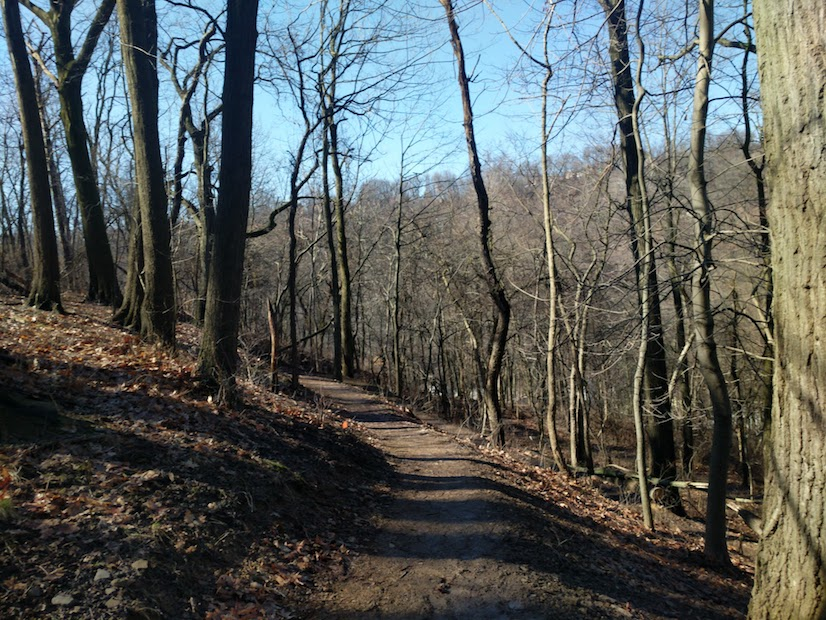
#> input picture ims/trail.jpg, 826 x 620 px
$ jupyter execute --allow-errors Untitled.ipynb   (shell and % lines are left out)   (older library calls are emulated)
#> lines starting #> are read from the running program, lines starting #| are printed output that depends on the picture
[cell 1]
import pywt
import matplotlib.pyplot as plt
import numpy as np


import utils.getstim as getstim

#jupyter notebook settings
# %config InlineBackend.print_figure_kwargs = {'dpi' : 200} #plotting pretty

[cell 2]
w = pywt.Wavelet('db2')

[cell 3]
pywt.scale2frequency(w,1)

#> (a cell that did not finish here is left out)

[cell 5]
pywt.central_frequency(w)

[cell 6]
(phi, psi, x) = w.wavefun(level=1)

[cell 7]
plt.plot(phi)

[cell 8]
fft_psi = np.fft.fftshift(np.fft.fft(psi-np.mean(psi)))
plt.plot(fft_psi)
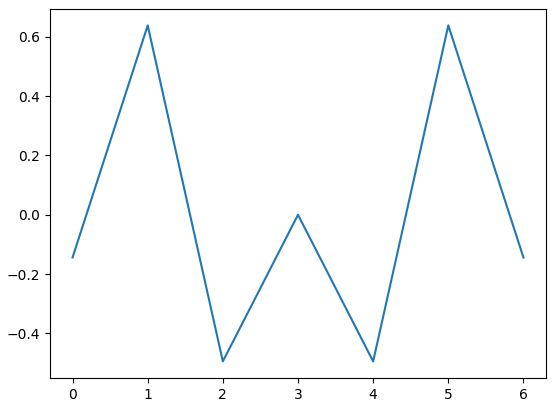
#> figure drawn by matplotlib, 1 panel

[cell 9]
for i in range(10):
    if i!=0:
        (phi, psi, x) = w.wavefun(level=i)
        plt.plot(psi)
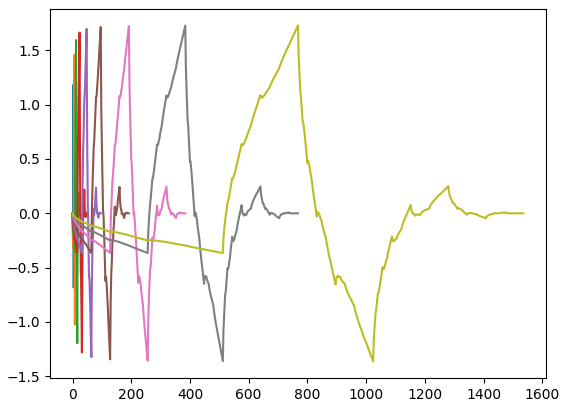
#> figure drawn by matplotlib, 1 panel; curve peaks at x = 6, y = 1.46; curve peaks at x = 12, y = 1.59

[cell 10]
# Copyright (c) 2006-2012 Filip Wasilewski <http://en.ig.ma/>
# Copyright (c) 2012-2016 The PyWavelets Developers
#                         <https://github.com/PyWavelets/pywt>
# See COPYING for license details.

"""
Wavelet Image Blender.
Blend image A with texture extracted from image B by selecting
detail coefficients:
    -----------------     -----------------
    |               |     |               |
    |               |     |               |
    |               |     |               |
    |       A       |     |       B       |
    |               |     |               |
    |               |     |               |
    |               |     |               |
    -----------------     -----------------
            |                     |
     2D DWT |              2D DWT |
            V                     V
    -----------------             ---------          -----------------
    |       |       |             |       |          |               |
    | A(LL) | H(LH) |             | H(LH) |          |               |
    |       |       |             |       |   IDWT   |               |
    -----------------  +  -----------------  ----->  |       C       |
    |       |       |     |       |       |          |               |
    | V(HL) | D(HH) |     | V(HL) | D(HH) |          |               |
    |       |       |     |       |       |          |               |
    -----------------     -----------------          -----------------
                            (details only)
"""

import optparse
import os
import sys
if os.name == 'nt':
    from time import clock  # noqa
else:
    from time import time as clock  # noqa

from PIL import Image  # PIL
import numpy  # http://www.scipy.org

import pywt


# [15 lines left out: functions image2array, array2image, not called in this run]


def load_image(path, mode=None, size=None):
    """Load image"""
#> called with path = './ims/trail.jpg'
    im = Image.open(path)
#> im is the input picture: PIL image 826x620 RGB; mean R, G, B 88.2, 92.9, 90.3

    if im.mode not in ('L', 'P', 'RGB', 'CMYK'):
        raise TypeError("Image mode must be 'L', 'P', 'RGB' or 'CMYK'")

    if mode is not None:
        if mode == 'P':
            raise ValueError("Mode must be 'L', 'RGB' or 'CMYK'")
        im = im.convert(mode)
    elif im.mode == 'P':
        im = im.convert('RGB')

    if size is not None and im.size != size:
        im = im.resize(size, Image.ANTIALIAS)
    return im


# [46 lines left out: function blend_images, not called in this run]


# [50 lines of commented-out code are left out]

[cell 11]
trail = load_image('./ims/trail.jpg')
trail_gray = trail.convert('L')
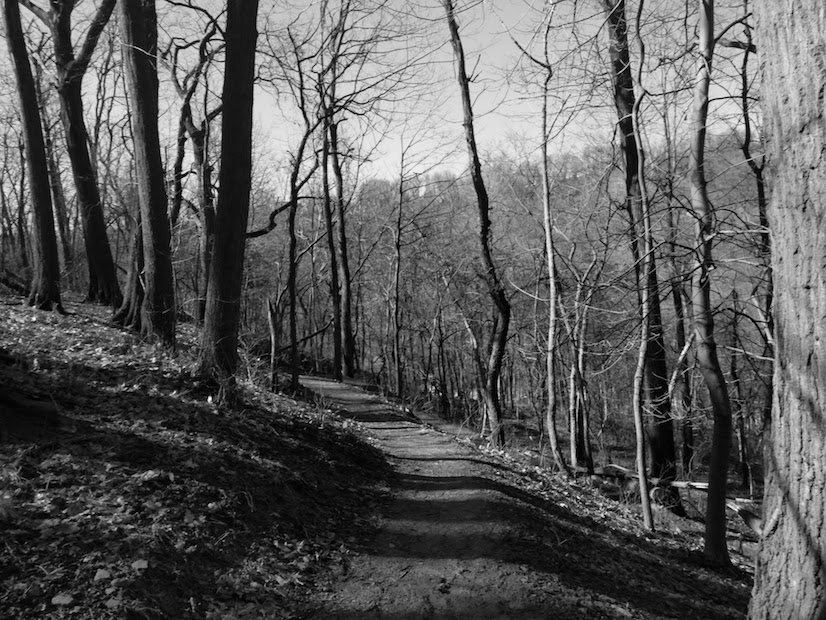
#> trail_gray: PIL image 826x620 L; min 0, max 252, mean 91.2
area = (0, 0, 500, 500)
cropped_img = trail_gray.crop(area)
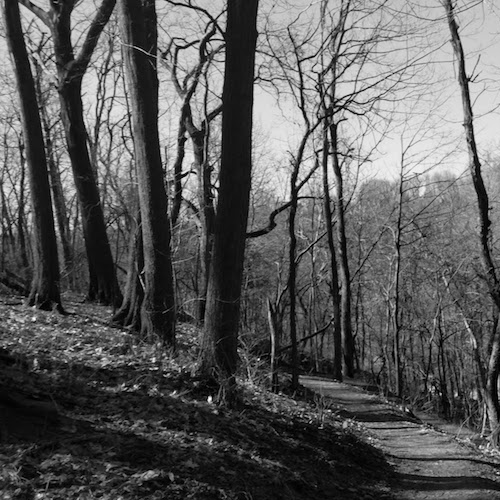
#> cropped_img: PIL image 500x500 L; min 0, max 251, mean 90.7
trail_gray_array = np.array(cropped_img)
trail_gray_array.shape
#> Out = (500, 500)

[cell 12]
plt.figure(figsize=(20,20))
plt.subplot(121)
plt.imshow(trail_gray_array, cmap='gray');

[cell 13]
im = trail_gray_array
wavelet = 'db4'
mode = 'smooth'
level = 6
missing_levels = 2

# multilevel dwt
im_band_coeffs = pywt.wavedec2(im, wavelet, mode, level)
#> im_band_coeffs = 7 items

[cell 14]
for i in range(len(im_band_coeffs)):
    print (np.array(im_band_coeffs[i]).shape)
    plt.hist(np.array(im_band_coeffs[i]).flatten())
    plt.show()
#> this loop made 7 passes
#| (14, 14)
#| (3, 14, 14)
#| (3, 22, 22)
#| (3, 37, 37)
#| (3, 68, 68)
#| (3, 130, 130)
#| (3, 253, 253)
#> pass 1, `plt.show()`:
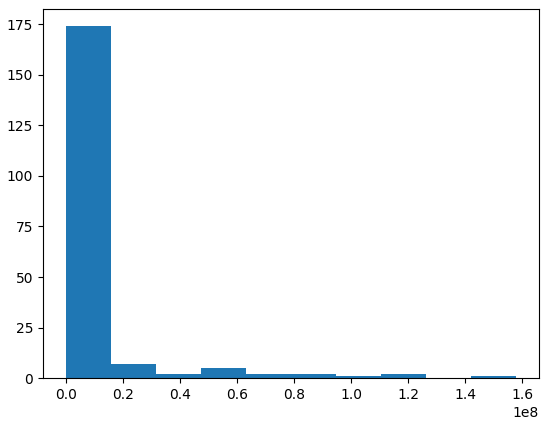
#> figure drawn by matplotlib, 1 panel; tallest bar 174 high, from x = -67663.4 to 15742183.8
#> pass 2, `plt.show()`:
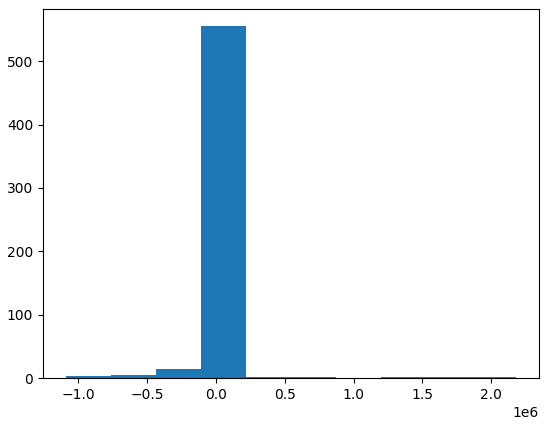
#> figure drawn by matplotlib, 1 panel; tallest bar 555 high, from x = -109077.2 to 218337.9

[cell 15]
plt.figure(figsize=(20,20))
plt.subplot(131)
plt.imshow(np.array(im_band_coeffs[5])[0,:,:], cmap='gray')
plt.subplot(132)
plt.imshow(np.array(im_band_coeffs[5])[1,:,:], cmap='gray')
plt.subplot(333)
plt.imshow(np.array(im_band_coeffs[5])[2,:,:], cmap='gray')
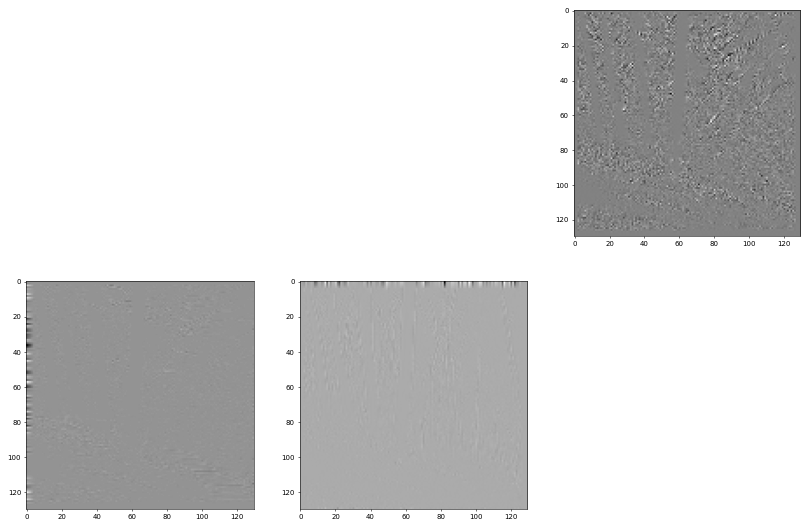
#> figure drawn by matplotlib, 3 panels

[cell 16]
plt.figure(figsize=(20,20))

plt.imshow(np.array(im_band_coeffs[0]), cmap='gray')
plt.colorbar()
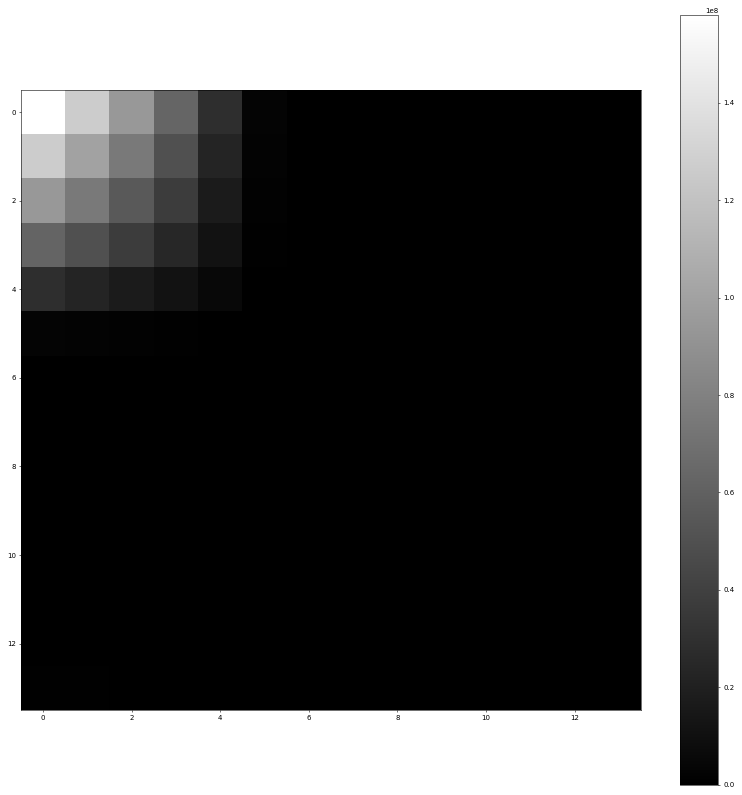
#> figure drawn by matplotlib, 2 panels

[cell 17]
all_coeff = np.array([])
#> all_coeff = empty array
for i in range(len(im_band_coeffs)):
    all_coeff = np.append(all_coeff,np.array(im_band_coeffs[i]).ravel())

[cell 18]
all_coeff.shape
#> Out = (262942,)

[cell 19]
all_coeff_sort = np.sort(np.abs(all_coeff))

[cell 20]
plt.plot(np.flip(all_coeff_sort, axis=0))
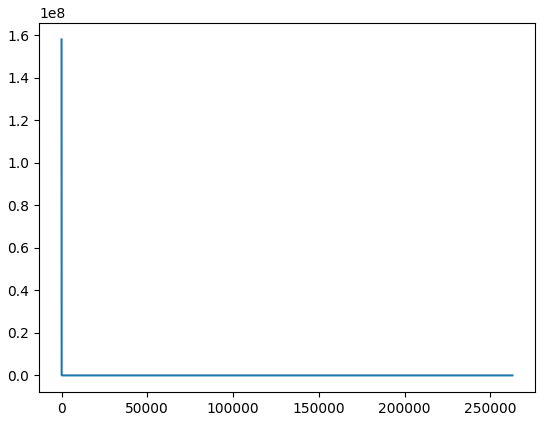
#> figure drawn by matplotlib, 1 panel; curve peaks at x = 0, y = 158030808

[cell 21]
plt.plot(np.flip(np.log10(all_coeff_sort), axis=0))
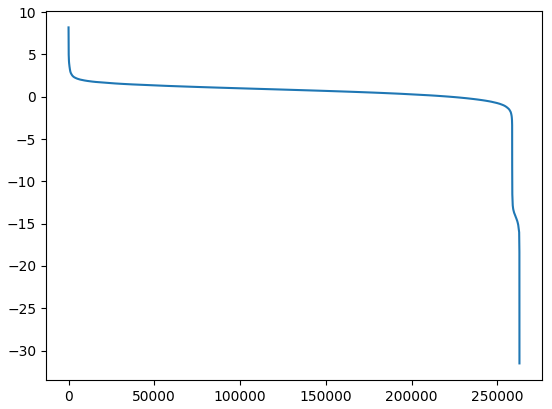
#> figure drawn by matplotlib, 1 panel

[cell 22]
x = np.arange(100)
#> x = 100 values from 0 to 99
cA, cD = pywt.dwt(x,'db2')
#> cA = 51 values from 0.354 to 139.7; cD = 51 values, max 0.612 at index 50, min -0.612 at index 0, mean 1.58e-15
len(cA)
len(cD)
#> Out = 51

$ run again, with ims/cats.jpg copied over ims/trail.jpg
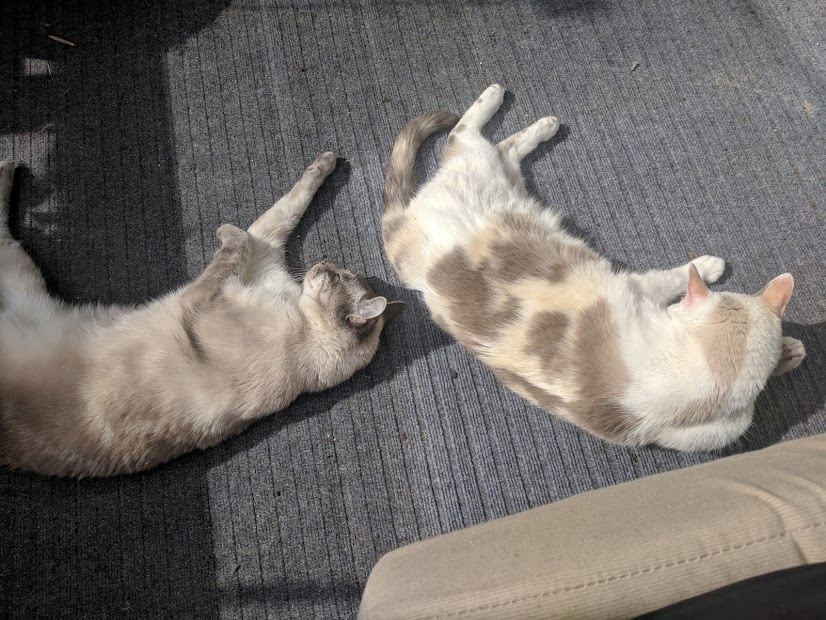
#> input picture ims/cats.jpg, 826 x 620 px
#> in load_image, im is the input picture: PIL image 826x620 RGB; mean R, G, B 114.7, 109.2, 105.4
#> `cropped_img = trail_gray.crop(area)`:
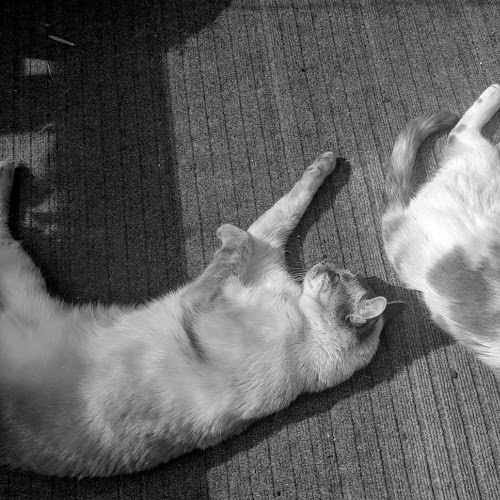
#> cropped_img: PIL image 500x500 L; min 0, max 254, mean 98
#> im_band_coeffs = 7 items
#> the loop `for i in range(len(im_band_coeffs)):` made 7 passes
#| (14, 14)
#| (3, 14, 14)
#| (3, 22, 22)
#| (3, 37, 37)
#| (3, 68, 68)
#> (further printed lines are left out)
#> all_coeff = empty array
#> `[cell 21] plt.plot(np.flip(np.log10(all_coeff_sort), axis=0))`:
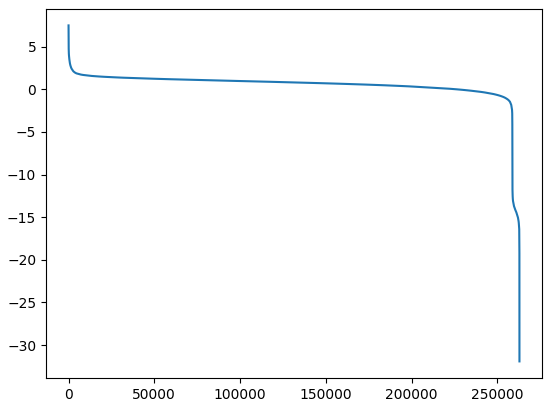
#> figure drawn by matplotlib, 1 panel
#> x = 100 values from 0 to 99
#> cA = 51 values from 0.354 to 139.7; cD = 51 values, max 0.612 at index 50, min -0.612 at index 0, mean 1.58e-15
#> `len(cD)`: Out = 51
